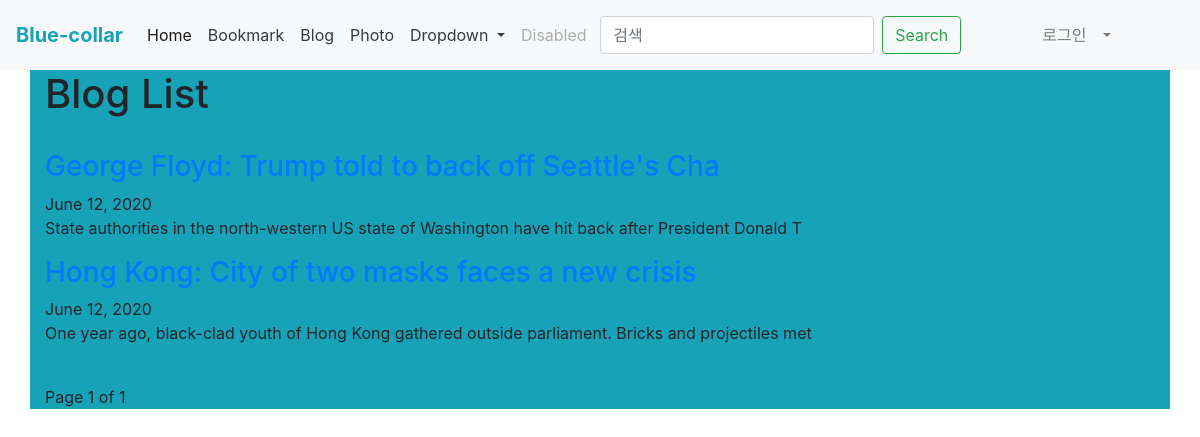
Screenshot of /blog/ with the database file from the repository.
### blog/models.py (models this page shows, shortened)
class Post(models.Model):
    title = models.CharField(verbose_name='TITLE', max_length=50)
    slug = models.SlugField('SLUG', unique=True, allow_unicode=True, help_text='one word for title alias.')
    description = models.CharField('DESCRIPTION', max_length=100, blank=True, help_text='simple description text')
    content = models.TextField('CONTENT')
    create_dt = models.DateField('CREATE DATE', auto_now_add=True)
    modify_dt = models.DateField('MODIFY DATE', auto_now=True)
    class Meta:
        verbose_name = 'post'
        verbose_name_plural = 'posts'
        db_table = 'blog_posts'
        ordering = ('-modify_dt',)
    def get_absolute_url(self):
        return reverse('blog:post_detail', args=(self.slug,))

### blog/views.py (the view)
# urls.py: path('', views.PostLV.as_view(), name='index'),
class PostLV(ListView):
    model = Post
    template_name = 'blog/post_all.html'
    context_object_name = 'posts'
    paginate_by = 2

### templates/blog/post_all.html (shortened to what this page needs)
{% extends "base.html" %}
{% block content %}
<h1>Blog List</h1>
<br>
{% for post in posts %}
    <h3><a href="{{ post.get_absolute_url }}">{{ post.title }}</a></h3>
    {{ post.modify_dt|date:"N d, Y" }}
    <p>{{ post.description }}</p>
{% endfor %}
<br>
<div>
    <span>
        Page {{ page_obj.number }} of {{ page_obj.paginator.num_pages }}
    </span>
</div>
{% endblock %}

### templates/base.html (shortened to what this page needs)
<!DOCTYPE html>
<html lang="ko">
<head>
    <link rel="stylesheet" href="https://stackpath.bootstrapcdn.com/bootstrap/4.3.1/css/bootstrap.min.css">
</head>
<bodys style="padding-top:90px;">
    <nav class="navbar navbar-expand-lg navbar-light bg-light">
  <a class="navbar-brand font-weight-bold text-info overflow-auto" href="/">Blue-collar</a>
  <div class="collapse navbar-collapse" id="navbarSupportedContent">
    <ul class="navbar-nav mr-auto">
      <li class="nav-item active">
        <a class="nav-link" href="{% url 'home' %}">Home <span class="sr-only">(current)</span></a>
      </li>
      <li class="nav-item">
        <a class="nav-link text-dark" href="{% url 'bookmark:index' %}">Bookmark</a>
      </li>
      <li class="nav-item">
        <a class="nav-link text-dark" href="{% url 'blog:index' %}">Blog</a>
      </li>
      <li class="nav-item">
        <a class="nav-link text-dark" href="">Photo</a>
      </li>
      <li class="nav-item dropdown">
        <a class="nav-link dropdown-toggle text-dark" href="#" id="navbarDropdown" role="button" data-toggle="dropdown" aria-haspopup="true" aria-expanded="false">
          Dropdown
        </a>
      </li>
      <li class="nav-item">
        <a class="nav-link disabled" href="#" tabindex="-1" aria-disabled="true">Disabled</a>
      </li>
    </ul>
    <form class="form-inline my-2 my-lg-0" action="" method="post">{% csrf_token %}
      <input class="form-control mr-sm-2" type="search" placeholder="검색" name="search_word">
      <button class="btn btn-outline-success my-2 my-sm-0" type="submit">Search</button>
    </form>
    <ul class="navbar-nav ml-5 mr-5">
        <li class="nav-item dropdown mx-1 btn">
            {% if user.is_active %}
                <a class="nav-link dropdown-toggle text-black" href="#" data-toggle="dropdown">
                <i class="fas fa-user"></i>&ensp;{% firstof user.get_short_name user.get_username %}&ensp;
                </a>
                <div class="dropdown-menu">
                    <a class="dropdown-item" href="{% url 'logout' %}">로그아웃</a>
                    <a class="dropdown-item" href="{% url 'password_change' %}">비밀번호변경</a>
                    <a class="dropdown-item" href="">포트폴리오 수정</a>
                </div>
            {% else %}
                <a class="nav-link dropdown-toggle text-black" href="#" data-toggle="dropdown">
                    &ensp;로그인&ensp;
                </a>
            {% endif %}
        </li>
    </ul>
  </div>
</nav>
    <div class="container bg-info">
        {% block content %}{% endblock %}
    </div>
</bodys>
</html>

### rows the page displays
Post: title "George Floyd: Trump told to back off Seattle's Cha", modify_dt "June 12, 2020", description "State authorities in the north-western US state of Washington have hit back after President Donald T"
Post: title "Hong Kong: City of two masks faces a new crisis", modify_dt "June 12, 2020", description "One year ago, black-clad youth of Hong Kong gathered outside parliament. Bricks and projectiles met"

### other values shown
{{ page_obj.number }} "1"
{{ page_obj.paginator.num_pages }} "1"
